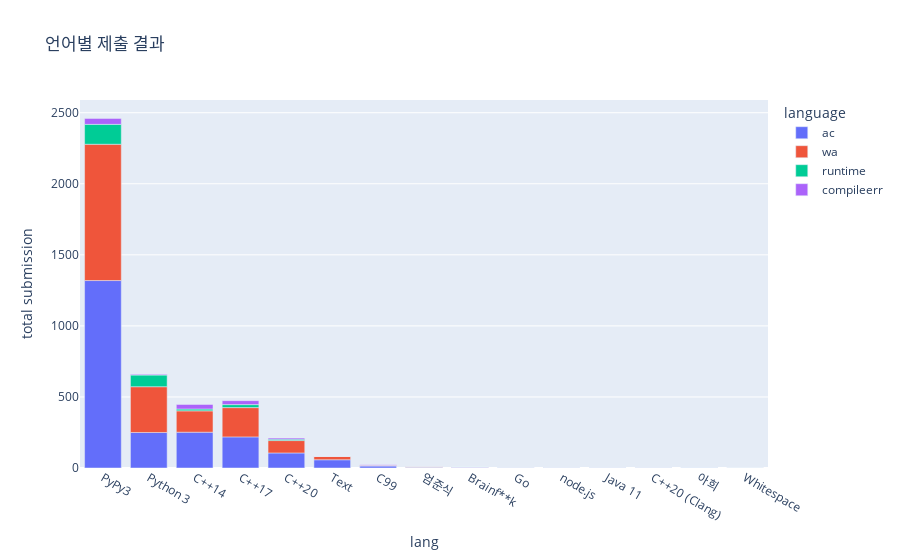
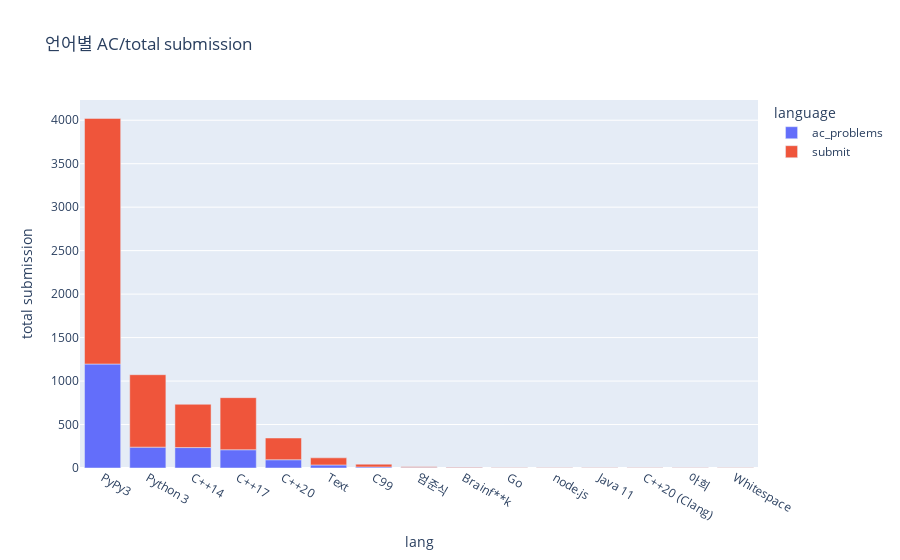

Write notebook code for charts like these, in order.
### Code cell
df = aggr_lang_stats(15130)
df.drop(columns=['ratio'])
df
fig1 = px.bar(df,x="lang",y=["ac","wa","runtime","compileerr"],
    title="언어별 제출 결과",
    labels={"variable":"language","value":"total submission"})
fig2 = px.bar(df,x="lang",y=["ac_problems","submit"],
    title="언어별 AC/total submission",
    labels={"variable":"language","value":"total submission"})
fig1.show()
fig2.show()

### Figure 1 — Plotly figure (JSON) as saved in the notebook; plotly's stock layout.template omitted (floating-point values rounded to 4 significant figures)
{"data": [{"alignmentgroup": "True", "hovertemplate": "language=ac<br>lang=%{x}<br>total submission=%{y}<extra></extra>", "legendgroup": "ac", "marker": {"color": "#636efa", "pattern": {"shape": ""}}, "name": "ac", "offsetgroup": "ac", "orientation": "v", "showlegend": true, "textposition": "auto", "type": "bar", "x": ["PyPy3", "Python 3", "C++14", "C++17", "C++20", "Text", "C99", "엄준식", "Brainf**k", "Go", "node.js", "Java 11", "C++20 (Clang)", "아희", "Whitespace"], "xaxis": "x", "y": [1319, 250, 252, 219, 106, 58, 14, 6, 2, 1, 1, 1, 1, 2, 0], "yaxis": "y"}, {"alignmentgroup": "True", "hovertemplate": "language=wa<br>lang=%{x}<br>total submission=%{y}<extra></extra>", "legendgroup": "wa", "marker": {"color": "#EF553B", "pattern": {"shape": ""}}, "name": "wa", "offsetgroup": "wa", "orientation": "v", "showlegend": true, "textposition": "auto", "type": "bar", "x": ["PyPy3", "Python 3", "C++14", "C++17", "C++20", "Text", "C99", "엄준식", "Brainf**k", "Go", "node.js", "Java 11", "C++20 (Clang)", "아희", "Whitespace"], "xaxis": "x", "y": [959, 322, 150, 206, 87, 24, 6, 2, 2, 0, 0, 0, 0, 0, 0], "yaxis": "y"}, {"alignmentgroup": "True", "hovertemplate": "language=runtime<br>lang=%{x}<br>total submission=%{y}<extra></extra>", "legendgroup": "runtime", "marker": {"color": "#00cc96", "pattern": {"shape": ""}}, "name": "runtime", "offsetgroup": "runtime", "orientation": "v", "showlegend": true, "textposition": "auto", "type": "bar", "x": ["PyPy3", "Python 3", "C++14", "C++17", "C++20", "Text", "C99", "엄준식", "Brainf**k", "Go", "node.js", "Java 11", "C++20 (Clang)", "아희", "Whitespace"], "xaxis": "x", "y": [140, 82, 13, 21, 10, 0, 0, 0, 0, 0, 0, 0, 0, 0, 0], "yaxis": "y"}, {"alignmentgroup": "True", "hovertemplate": "language=compileerr<br>lang=%{x}<br>total submission=%{y}<extra></extra>", "legendgroup": "compileerr", "marker": {"color": "#ab63fa", "pattern": {"shape": ""}}, "name": "compileerr", "offsetgroup": "compileerr", "orientation": "v", "showlegend": true, "textposition": "auto", "type": "bar", "x": ["PyPy3", "Python 3", "C++14", "C++17", "C++20", "Text", "C99", "엄준식", "Brainf**k", "Go", "node.js", "Java 11", "C++20 (Clang)", "아희", "Whitespace"], "xaxis": "x", "y": [42, 5, 32, 28, 8, 0, 3, 0, 2, 0, 0, 0, 0, 0, 0], "yaxis": "y"}], "layout": {"barmode": "relative", "legend": {"title": {"text": "language"}, "tracegroupgap": 0}, "title": {"text": "언어별 제출 결과"}, "xaxis": {"anchor": "y", "domain": [0, 1], "title": {"text": "lang"}}, "yaxis": {"anchor": "x", "domain": [0, 1], "title": {"text": "total submission"}}}}

### Figure 2 — Plotly figure (JSON) as saved in the notebook; plotly's stock layout.template omitted (floating-point values rounded to 4 significant figures)
{"data": [{"alignmentgroup": "True", "hovertemplate": "language=ac_problems<br>lang=%{x}<br>total submission=%{y}<extra></extra>", "legendgroup": "ac_problems", "marker": {"color": "#636efa", "pattern": {"shape": ""}}, "name": "ac_problems", "offsetgroup": "ac_problems", "orientation": "v", "showlegend": true, "textposition": "auto", "type": "bar", "x": ["PyPy3", "Python 3", "C++14", "C++17", "C++20", "Text", "C99", "엄준식", "Brainf**k", "Go", "node.js", "Java 11", "C++20 (Clang)", "아희", "Whitespace"], "xaxis": "x", "y": [1196, 240, 235, 210, 95, 35, 12, 6, 2, 1, 1, 1, 1, 1, 0], "yaxis": "y"}, {"alignmentgroup": "True", "hovertemplate": "language=submit<br>lang=%{x}<br>total submission=%{y}<extra></extra>", "legendgroup": "submit", "marker": {"color": "#EF553B", "pattern": {"shape": ""}}, "name": "submit", "offsetgroup": "submit", "orientation": "v", "showlegend": true, "textposition": "auto", "type": "bar", "x": ["PyPy3", "Python 3", "C++14", "C++17", "C++20", "Text", "C99", "엄준식", "Brainf**k", "Go", "node.js", "Java 11", "C++20 (Clang)", "아희", "Whitespace"], "xaxis": "x", "y": [2825, 833, 498, 599, 250, 82, 32, 8, 6, 1, 1, 1, 1, 2, 4], "yaxis": "y"}], "layout": {"barmode": "relative", "legend": {"title": {"text": "language"}, "tracegroupgap": 0}, "title": {"text": "언어별 AC/total submission"}, "xaxis": {"anchor": "y", "domain": [0, 1], "title": {"text": "lang"}}, "yaxis": {"anchor": "x", "domain": [0, 1], "title": {"text": "total submission"}}}}
